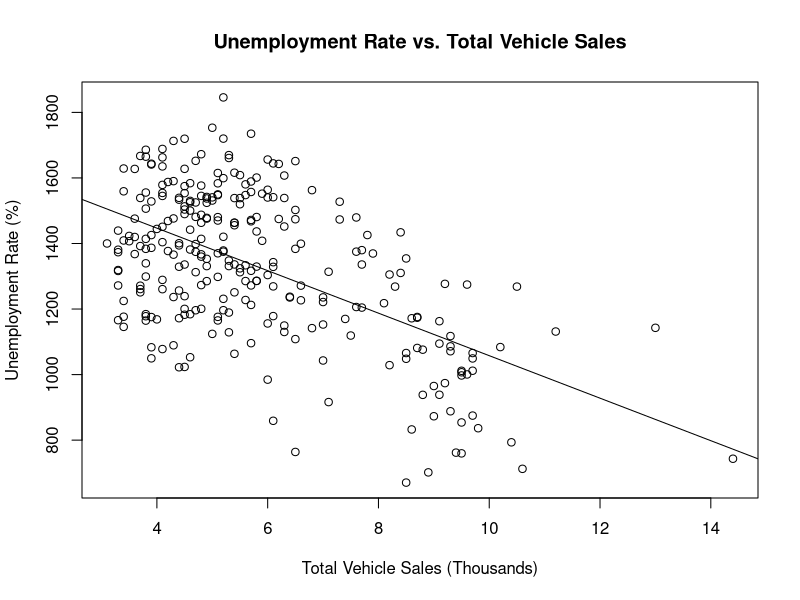

Write the R code that produced this figure.
# Q1
x <- (((12000 * 45) - 10) / 5000) * 2^3

# Q2
name <- c("Nathan", "Riley")

# Q3

unrate <- read.csv("TOTALNSA.csv")
sales <- read.csv("UNRATENSA.csv")

data <- merge(unrate, sales, by = "DATE")

colnames(data) <- c("DATE", "UNRATE", "SALES")
head(data)

# Q4-7
q4 <- mean(data$UNRATE)
q4

q5 <- sd(data$UNRATE)
q5

q6 <- mean(data$SALES)
q6

q7 <- sd(data$SALES)
q7

# Step 8
plot(data$SALES,
  data$UNRATE,
  main = "Unemployment Rate vs. Total Vehicle Sales",
  xlab = "Total Vehicle Sales (Thousands)",
  ylab = "Unemployment Rate (%)",
)

q9 <- lm(data$UNRATE ~ data$SALES)
summary(q9)

abline(q9)
